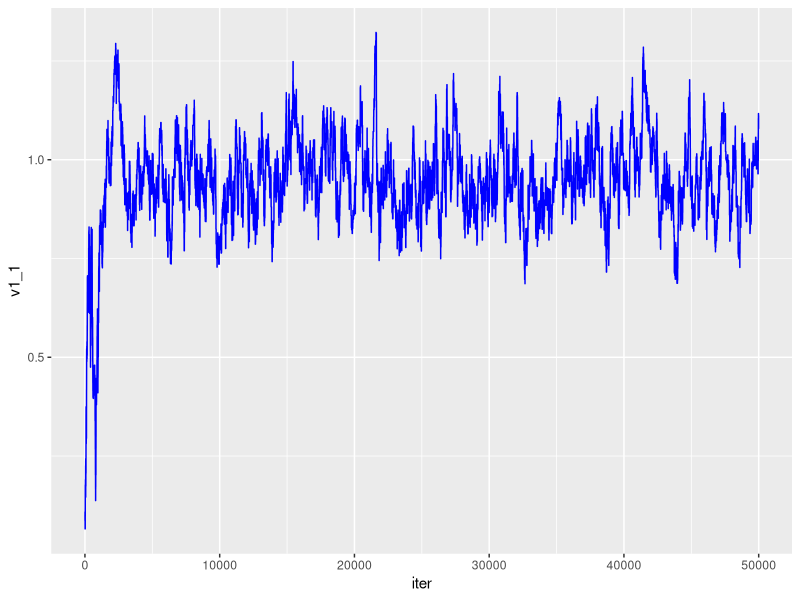
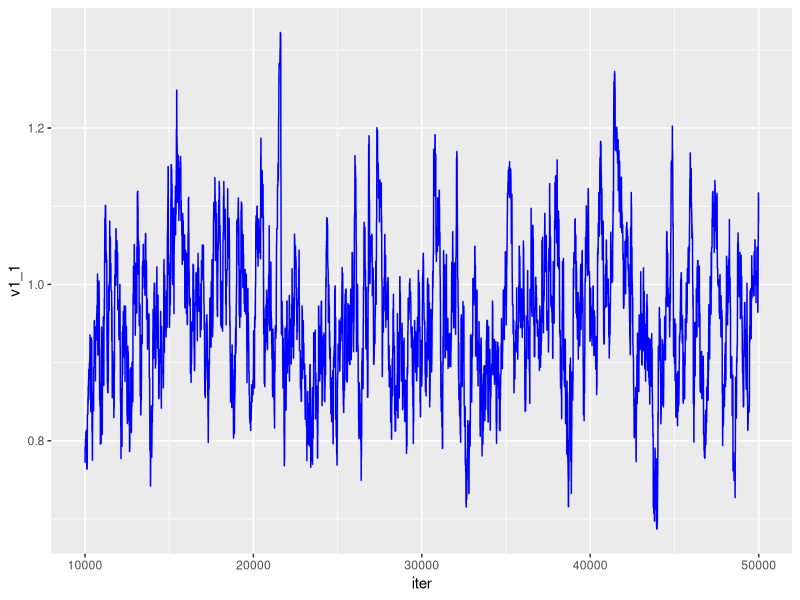
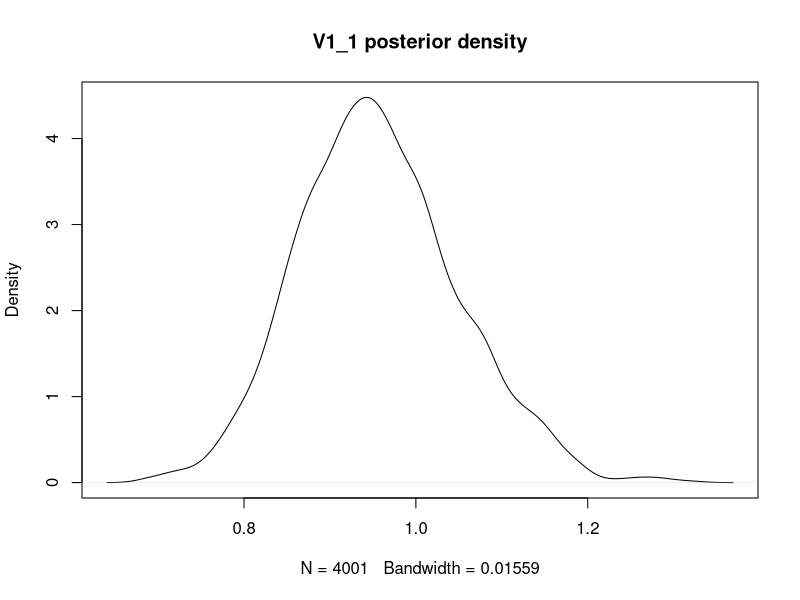

Source code (R) for these figures, in order:
library(ggplot2) 

v1_1 = rnorm(1000,10,1) 
v1_2 = rnorm(1000,10,1) 
v1_3 = rnorm(1000,10,1) 
v2_1 = rnorm(1000,10,1) 
v2_2 = rnorm(1000,10,1) 
v2_3 = rnorm(1000,10,1) 
U       = rnorm(1000,0,3) 
Y       = v1_1 + v1_2 + v1_3 + v2_1 + v2_2 + v2_3 + U 




get_prior <- function(param){ 
  c11_prior = dnorm(param[1], 0.5,5, log = T) 
  c12_prior = dnorm(param[2], 0.5,5, log = T) 
  c13_prior = dnorm(param[3], 0.5,5, log = T) 
  c21_prior = dnorm(param[4], 0.5,5, log = T) 
  c22_prior = dnorm(param[5], 0.5,5, log = T) 
  c23_prior = dnorm(param[6], 0.5,5, log = T) 
  sdprior   = dnorm(param[7], 0.5,5, log = T) 
  return(c11_prior+c12_prior+c13_prior+c21_prior+c22_prior+c23_prior+sdprior) 
  
} 




get_likelihood <- function(param){ 
  pred  = param[1]*v1_1 + param[2]*v1_2 + param[3]*v1_3 + param[4]*v2_1 + param[5]*v2_2 + param[6]*v2_3 
  likelihood_per_observation = dnorm(Y, mean = pred, sd = param[7], log = T) 
  sumll                      = sum(likelihood_per_observation) 
  return(sumll)    
} 


get_posterior <- function(param){ 
  return_value = get_likelihood(param) + get_prior(param) 
  return (return_value) 
} 


get_proposalfunction <- function(param){ 
  return(rnorm(7,mean = param, sd= c(.028,.028,.028,.028,.028,.028,.028))) 
} 



MetropolisHastings_MCMC <- function(start_, iter_){ 
  chain_values     = array(dim = c(iter_+1,7)) 
  chain_values[1,] = start_ 
  for (i in 1:iter_){ 
    proposal = get_proposalfunction(chain_values[i,]) 
    probs    = exp(get_posterior(proposal) - get_posterior(chain_values[i,])) 
    if (is.nan(probs)){ 
      probs = 0 
    } 
    
    random_value = runif(1) 
    if (random_value < probs){ 
      chain_values[i+1,] = proposal 
    }else{ 
      chain_values[i+1,] = chain_values[i,] 
    } 
  } 
  return(chain_values) 
} 


startvalue        = c(0.1,0.1,0.1,0.1,0.1,0.1,10) 
chain_values      = MetropolisHastings_MCMC(startvalue, 50000) 


data           = data.frame(chain_values) 
colnames(data) = c("v1_1","v1_2","v1_3","v2_1","v2_2","v2_3","sd") 
data$iter      = seq.int(nrow(data)) 



ggplot(data=data,aes(x=iter, y=v1_1)) + geom_line(color="blue") 


data           = data[10000:50000,] 
data           = data[seq(1, dim(data)[1], by = 5),]
ggplot(data=data,aes(x=iter, y=v1_1)) + geom_line(color="blue") 



seqs           = seq(1,nrow(data),2) 
plot(density(data[seqs,"v1_1"]),main="V1_1 posterior density") 
